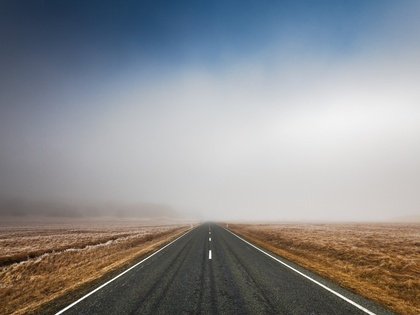
%> input picture 边缘检测_车道线检测/2.jpg, 420 x 315 px, shrunk from 1600 x 1200 before the run
$ octave image1.m   (GNU Octave 9; MATLAB toolbox functions it lacks are replaced by stand-ins)
%> lines starting %> are read from the running program, lines starting %| are printed output that depends on the picture; in (x1, y1, x2, y2) boxes, pixels count from 0 and x2, y2 are one past the last pixel; in counts of white or black regions, pixels touching at a corner belong together; the program's own positions count from 1
clear
clc

% 读取图像
img = imread('./2.jpg');
%> img is the input picture: size 315x420x3 uint8; mean R, G, B 141.1, 142, 144.2

% 转为灰度图像
gray_img = rgb2gray(img);
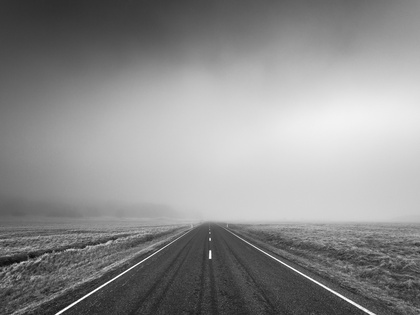
%> gray_img: size 315x420 uint8; min 7, max 255, mean 142

% 高斯滤波
gauss_img = imgaussfilt(gray_img, 1);

% Sobel算子计算像素梯度
sobel_x = [-1 0 1; -2 0 2; -1 0 1];
sobel_y = [-1 -2 -1; 0 0 0; 1 2 1];
grad_x = imfilter(double(gauss_img), sobel_x);
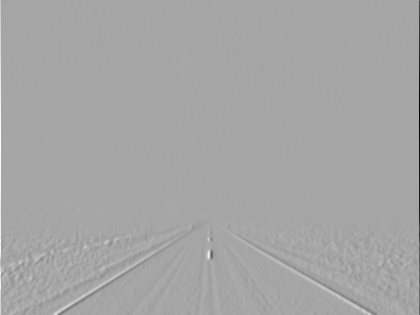
%> grad_x: size 315x420 double; min -928, max 500, mean 0.7; drawn with min black and max white
grad_y = imfilter(double(gauss_img), sobel_y);
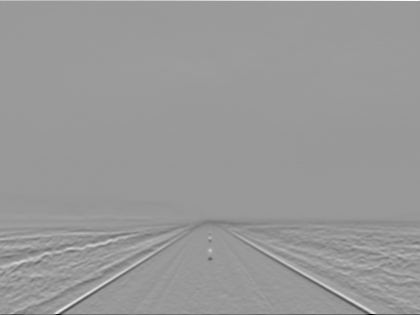
%> grad_y: size 315x420 double; min -813, max 539, mean -0.2; drawn with min black and max white
grad_mag = sqrt(grad_x.^2 + grad_y.^2);
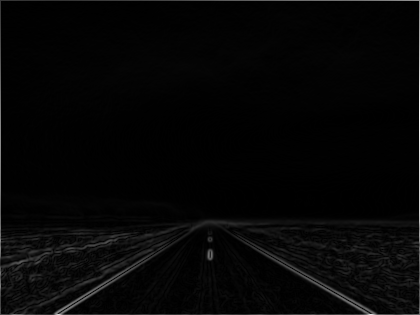
%> grad_mag: size 315x420 double; min 0, max 928, mean 23.5; drawn with min black and max white
grad_dir = atan2(grad_y, grad_x);
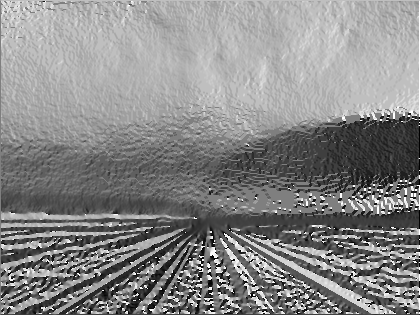
%> grad_dir: size 315x420 double; min -3.14, max 3.14, mean 0.205; drawn with min black and max white

% 非极大值抑制
nms_mag = zeros(size(grad_mag));
for i = 2:size(grad_mag, 1)-1
    for j = 2:size(grad_mag, 2)-1
        dir = grad_dir(i,j);
        mag = grad_mag(i,j);
        if (dir > -22.5 && dir <= 22.5) || (dir > 157.5 && dir <= -157.5)  % 水平方向
            if (mag >= grad_mag(i,j-1) && mag >= grad_mag(i,j+1))
                nms_mag(i,j) = mag;
            end
        elseif (dir > 112.5 && dir <= 157.5) || (dir > -67.5 && dir <= -22.5)  % 45度方向
            if (mag >= grad_mag(i-1,j-1) && mag >= grad_mag(i+1,j+1))
                nms_mag(i,j) = mag;
            end
        elseif (dir > 67.5 && dir <= 112.5) || (dir > -112.5 && dir <= -67.5)  % 垂直方向
            if (mag >= grad_mag(i-1,j) && mag >= grad_mag(i+1,j))
                nms_mag(i,j) = mag;
            end
        elseif (dir > 22.5 && dir <= 67.5) || (dir > -157.5 && dir <= -112.5)  % -45度方向
            if (mag >= grad_mag(i-1,j+1) && mag >= grad_mag(i+1,j-1))
                nms_mag(i,j) = mag;
            end
        end
    end
end
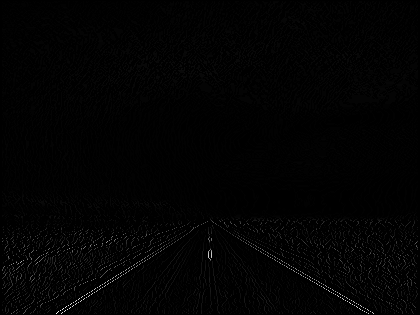
%> nms_mag: size 315x420 double; min 0, max 497.8, mean 5.2; drawn with min black and max white

% 阈值滞后处理
th_high = 150;
th_low = 100;
edge_img = zeros(size(nms_mag));
edge_img(nms_mag >= th_high) = 1;
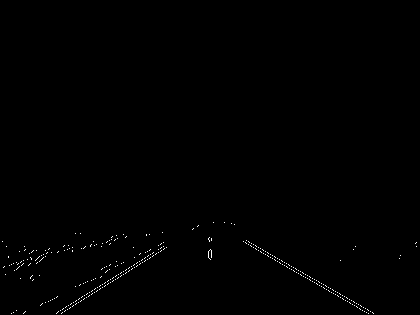
%> edge_img: size 315x420 double; values 0 (black) and 1 (white), 0.37% white in thin lines or dots, all inside (x1, y1, x2, y2) = (2, 222, 417, 314)
edge_img(nms_mag < th_low) = 0;

% 孤立弱边缘抑制
for i = 2:size(nms_mag, 1)-1
    for j = 2:size(nms_mag, 2)-1
        if (nms_mag(i,j) >= th_low && nms_mag(i,j) < th_high)
            if (any(edge_img(i-1:i+1, j-1:j+1) == 1))
                edge_img(i,j) = 1;
            end
        end
    end
end

figure,imshow(edge_img);

%> (the run ends here)

$ run again, with 边缘检测_车道线检测/3.jpg copied over 边缘检测_车道线检测/2.jpg
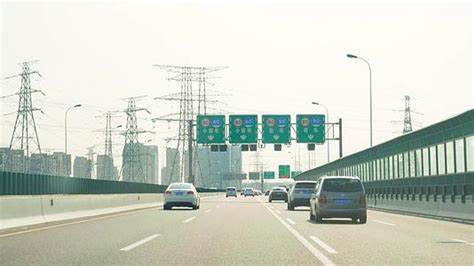
%> input picture 边缘检测_车道线检测/3.jpg, 474 x 266 px
%> img is the input picture: size 266x474x3 uint8; mean R, G, B 202.8, 208.4, 197.3
%> `grad_dir = atan2(grad_y, grad_x);`:
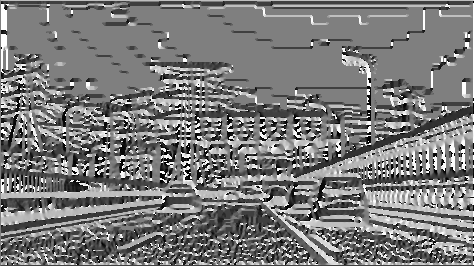
%> grad_dir: size 266x474 double; min -3.14, max 3.14, mean -0.121; drawn with min black and max white
%> `edge_img(nms_mag >= th_high) = 1;`:
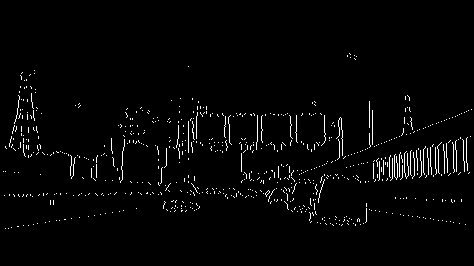
%> edge_img: size 266x474 double; values 0 (black) and 1 (white), 2.3% white in thin lines or dots, all inside (x1, y1, x2, y2) = (3, 53, 472, 229)
